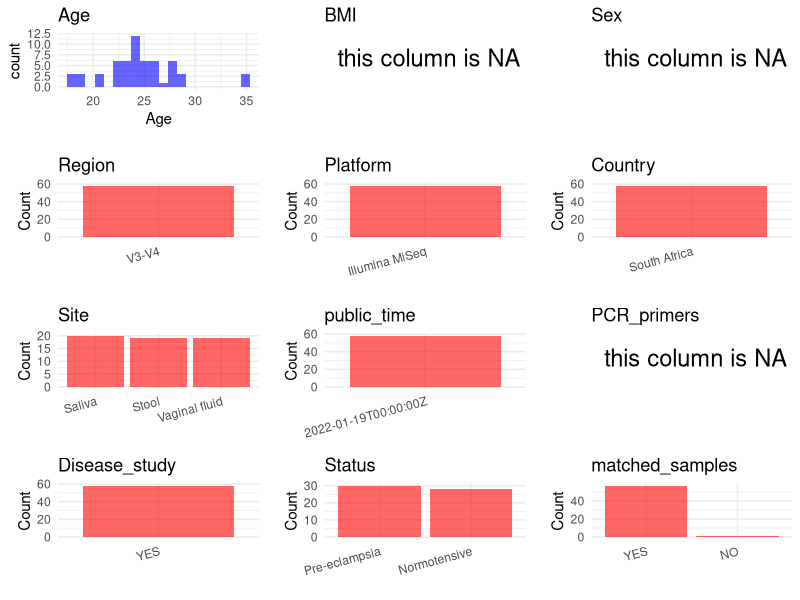

Reproduce this figure in R. (Note: this script raises an error after producing the figure.)
## ---- chunk 1
# Load necessary libraries
library(dplyr)
library(ggplot2)
library(cowplot)

# Set working directory (update this path to your local directory)
setwd("D:/oral_project/PRJNA798597")

# Read the initial metadata files
initial_meta<-read.csv("SraRunTable.csv",header = T)

# Combine the two metadata files
#meta <- rbind(initial_meta, initial_meta1)

#Remove entries where Organism is "gut metagenome" (non-oral samples)
#initial_meta <- subset(initial_meta,env_broad_scale!= "Oral microbiome")

# Check the number of samples containing "HT" in Sample.Name (e.g., healthy controls)
#nrow(subset(meta, grepl("HT", Sample.Name)))

# Display the first few rows of the metadata
head(initial_meta)
## ---- chunk 2
# Create a uniform metadata dataframe
metadata <- data.frame(
  BioProject = initial_meta$BioProject,
  Run = initial_meta$Run,
  sample_name = initial_meta$Sample.Name,
  Age = initial_meta$AGE,
  BMI = NA,
  Sex=NA,
  Region = "V3-V4",
  Platform = initial_meta$Instrument,
  Country = initial_meta$geo_loc_name_country,
  #Site = initial_meta$env_medium,
  public_time = initial_meta$ReleaseDate,
  stringsAsFactors = FALSE
)
## ---- chunk 3
# Add information obtained from the publication
metadata$PCR_primers <- NA
metadata$title <- "Diversity of the gut, vaginal and oral microbiome among pregnant women in South Africa with and without pre-eclampsia"
metadata$Disease_study <- "YES"
# Assign disease status based on sample_name patterns
metadata$Status <-initial_meta$env_local_scale
#The sample labeling used in this study refers to the site of collection, i.e., R = rectal/gut, V =vaginal, O = oral sample in both cohorts.
metadata<-metadata%>%
  mutate(Site=case_when(grepl("R",sample_name)~"Stool",
                        grepl("V",sample_name)~"Vaginal fluid",
                        grepl("O",sample_name)~"Saliva"))

#get subjects id according to sample id
metadata$sample_name<-gsub("R|V|O|\\.fastq","",metadata$sample_name)
#get subjects id with Saliva available
keep_subjects<-subset(metadata,Site %in% "Saliva")
#remove subjects without Saliva samples
metadata<-subset(metadata,sample_name %in% keep_subjects$sample_name)
#get subjects sampling counts
sample_counts <- table(metadata$sample_name)
# Create matched_samples column, any subjects have >=2 samples will be label "YES", otherwise "NO"
metadata$matched_samples <- ifelse(metadata$sample_name %in% names(sample_counts[sample_counts >= 2]), "YES", "NO")
## ---- chunk 4
# Check the number of unique runs and sample names
print(paste("Number of unique runs:", length(unique(metadata$Run))))
print(paste("Number of unique sample names:", length(unique(metadata$sample_name))))
## ---- chunk 5
# Select columns for visualization
plot_data <- metadata %>%
  select(-BioProject, -Run, -sample_name, -title)

# Function to create simple plots for each column
create_simple_plots <- function(data) {
  plots <- list()
  
  for (col in colnames(data)) {
    # Check if the column is all NA
    if (all(is.na(data[[col]]))) {
      # Create an empty plot with text indicating all NA
      p <- ggplot() +
        annotate("text", x = 0.5, y = 0.5, label = "this column is NA", size = 6) +
        labs(title = col) +
        theme_void()
    } else if (is.numeric(data[[col]])) {
      # Numeric variable: histogram
      p <- ggplot(data, aes(x = .data[[col]])) +
        geom_histogram(fill = "blue", alpha = 0.6, bins = 20, na.rm = TRUE) +
        labs(title = col) +
        theme_minimal()
    } else {
      # Categorical variable: bar plot (remove NA values)
      count_data <- as.data.frame(table(data[[col]], useNA = "ifany"))
      p <- ggplot(count_data, aes(x = reorder(Var1, -Freq), y = Freq)) +
        geom_col(fill = "red", alpha = 0.6) +
        labs(title = col, x = NULL, y = "Count") +
        theme_minimal() +
        theme(axis.text.x = element_text(angle = 15, hjust = 1))
    }
    plots[[col]] <- p
  }
  
  return(plots)
}

# Generate and arrange plots
plots <- create_simple_plots(plot_data)
p<-plot_grid(plots$Age, 
          plots$BMI, 
          plots$Sex, 
          plots$Region, 
          plots$Platform, 
          plots$Country, 
          plots$Site,
          plots$public_time, 
          plots$PCR_primers,
          plots$Disease_study,
          plots$Status,
          plots$matched_samples,# add 
          ncol = 3, align = "hv", axis = "lb")
ggsave("Metadata_Summary.png", plot = p, width = 8, height = 6, dpi = 150)
## ---- chunk 6
knitr::include_graphics("Metadata_Summary.png")
## ---- chunk 7
# Reorder columns to match the desired format
metadata <- metadata[, c(
  "BioProject", "Run", "sample_name", "Age", "BMI", "Sex", 
  "Region", "Platform", "Country", "Site", "public_time", 
  "PCR_primers", "title", "Disease_study", "Status","matched_samples"
)]

# Export the uniform metadata to a CSV file
write.csv(metadata, file = "metadata.csv", quote = FALSE)
head(metadata)
